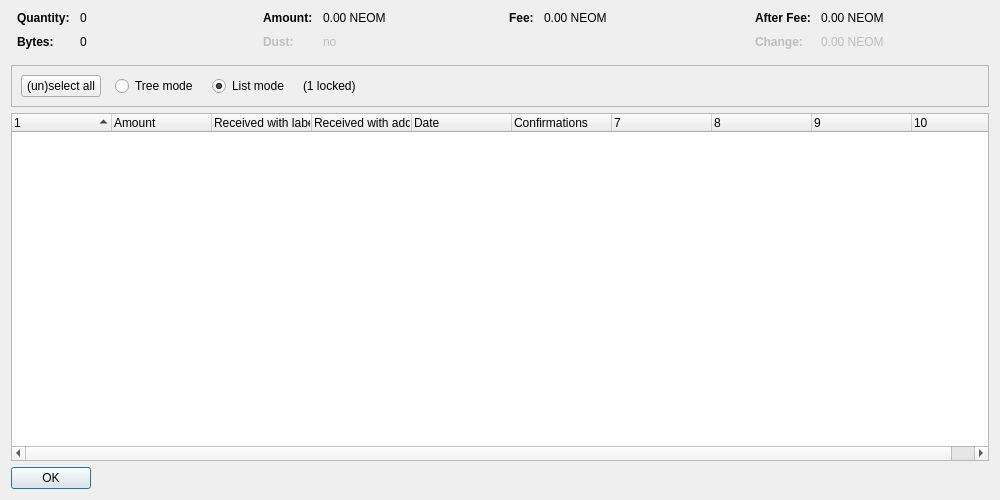
<?xml version="1.0" encoding="UTF-8"?>
<ui version="4.0">
 <class>CoinControlDialog</class>
 <widget class="QDialog" name="CoinControlDialog">
  <property name="geometry">
   <rect>
    <x>0</x>
    <y>0</y>
    <width>1000</width>
    <height>500</height>
   </rect>
  </property>
  <property name="windowTitle">
   <string>Coin Selection</string>
  </property>
  <layout class="QVBoxLayout" name="verticalLayout">
   <item>
    <layout class="QHBoxLayout" name="horizontalLayoutTop" stretch="0,0,0,0">
     <property name="topMargin">
      <number>0</number>
     </property>
     <property name="bottomMargin">
      <number>10</number>
     </property>
     <item>
      <layout class="QFormLayout" name="formLayoutCoinControl1">
       <property name="horizontalSpacing">
        <number>10</number>
       </property>
       <property name="verticalSpacing">
        <number>10</number>
       </property>
       <property name="leftMargin">
        <number>6</number>
       </property>
       <property name="rightMargin">
        <number>6</number>
       </property>
       <item row="0" column="0">
        <widget class="QLabel" name="labelCoinControlQuantityText">
         <property name="font">
          <font>
           <weight>75</weight>
           <bold>true</bold>
          </font>
         </property>
         <property name="text">
          <string>Quantity:</string>
         </property>
        </widget>
       </item>
       <item row="0" column="1">
        <widget class="QLabel" name="labelCoinControlQuantity">
         <property name="cursor">
          <cursorShape>IBeamCursor</cursorShape>
         </property>
         <property name="contextMenuPolicy">
          <enum>Qt::ActionsContextMenu</enum>
         </property>
         <property name="text">
          <string notr="true">0</string>
         </property>
         <property name="textInteractionFlags">
          <set>Qt::LinksAccessibleByMouse|Qt::TextSelectableByKeyboard|Qt::TextSelectableByMouse</set>
         </property>
        </widget>
       </item>
       <item row="1" column="0">
        <widget class="QLabel" name="labelCoinControlBytesText">
         <property name="font">
          <font>
           <weight>75</weight>
           <bold>true</bold>
          </font>
         </property>
         <property name="text">
          <string>Bytes:</string>
         </property>
        </widget>
       </item>
       <item row="1" column="1">
        <widget class="QLabel" name="labelCoinControlBytes">
         <property name="cursor">
          <cursorShape>IBeamCursor</cursorShape>
         </property>
         <property name="contextMenuPolicy">
          <enum>Qt::ActionsContextMenu</enum>
         </property>
         <property name="text">
          <string notr="true">0</string>
         </property>
         <property name="textInteractionFlags">
          <set>Qt::LinksAccessibleByMouse|Qt::TextSelectableByKeyboard|Qt::TextSelectableByMouse</set>
         </property>
        </widget>
       </item>
      </layout>
     </item>
     <item>
      <layout class="QFormLayout" name="formLayoutCoinControl2">
       <property name="horizontalSpacing">
        <number>10</number>
       </property>
       <property name="verticalSpacing">
        <number>10</number>
       </property>
       <property name="leftMargin">
        <number>6</number>
       </property>
       <property name="rightMargin">
        <number>6</number>
       </property>
       <item row="0" column="0">
        <widget class="QLabel" name="labelCoinControlAmountText">
         <property name="font">
          <font>
           <weight>75</weight>
           <bold>true</bold>
          </font>
         </property>
         <property name="text">
          <string>Amount:</string>
         </property>
        </widget>
       </item>
       <item row="0" column="1">
        <widget class="QLabel" name="labelCoinControlAmount">
         <property name="cursor">
          <cursorShape>IBeamCursor</cursorShape>
         </property>
         <property name="contextMenuPolicy">
          <enum>Qt::ActionsContextMenu</enum>
         </property>
         <property name="text">
          <string notr="true">0.00 NEOM</string>
         </property>
         <property name="textInteractionFlags">
          <set>Qt::LinksAccessibleByMouse|Qt::TextSelectableByKeyboard|Qt::TextSelectableByMouse</set>
         </property>
        </widget>
       </item>
       <item row="1" column="0">
        <widget class="QLabel" name="labelCoinControlLowOutputText">
         <property name="enabled">
          <bool>false</bool>
         </property>
         <property name="font">
          <font>
           <weight>75</weight>
           <bold>true</bold>
          </font>
         </property>
         <property name="text">
          <string>Dust:</string>
         </property>
        </widget>
       </item>
       <item row="1" column="1">
        <widget class="QLabel" name="labelCoinControlLowOutput">
         <property name="enabled">
          <bool>false</bool>
         </property>
         <property name="cursor">
          <cursorShape>IBeamCursor</cursorShape>
         </property>
         <property name="contextMenuPolicy">
          <enum>Qt::ActionsContextMenu</enum>
         </property>
         <property name="text">
          <string notr="true">no</string>
         </property>
         <property name="textInteractionFlags">
          <set>Qt::LinksAccessibleByMouse|Qt::TextSelectableByKeyboard|Qt::TextSelectableByMouse</set>
         </property>
        </widget>
       </item>
      </layout>
     </item>
     <item>
      <layout class="QFormLayout" name="formLayoutCoinControl3">
       <property name="horizontalSpacing">
        <number>10</number>
       </property>
       <property name="verticalSpacing">
        <number>10</number>
       </property>
       <property name="leftMargin">
        <number>6</number>
       </property>
       <property name="rightMargin">
        <number>6</number>
       </property>
       <item row="0" column="0">
        <widget class="QLabel" name="labelCoinControlFeeText">
         <property name="font">
          <font>
           <weight>75</weight>
           <bold>true</bold>
          </font>
         </property>
         <property name="text">
          <string>Fee:</string>
         </property>
        </widget>
       </item>
       <item row="0" column="1">
        <widget class="QLabel" name="labelCoinControlFee">
         <property name="cursor">
          <cursorShape>IBeamCursor</cursorShape>
         </property>
         <property name="contextMenuPolicy">
          <enum>Qt::ActionsContextMenu</enum>
         </property>
         <property name="text">
          <string notr="true">0.00 NEOM</string>
         </property>
         <property name="textInteractionFlags">
          <set>Qt::LinksAccessibleByMouse|Qt::TextSelectableByKeyboard|Qt::TextSelectableByMouse</set>
         </property>
        </widget>
       </item>
      </layout>
     </item>
     <item>
      <layout class="QFormLayout" name="formLayoutCoinControl4">
       <property name="horizontalSpacing">
        <number>10</number>
       </property>
       <property name="verticalSpacing">
        <number>10</number>
       </property>
       <property name="leftMargin">
        <number>6</number>
       </property>
       <property name="rightMargin">
        <number>6</number>
       </property>
       <item row="0" column="0">
        <widget class="QLabel" name="labelCoinControlAfterFeeText">
         <property name="font">
          <font>
           <weight>75</weight>
           <bold>true</bold>
          </font>
         </property>
         <property name="text">
          <string>After Fee:</string>
         </property>
        </widget>
       </item>
       <item row="0" column="1">
        <widget class="QLabel" name="labelCoinControlAfterFee">
         <property name="cursor">
          <cursorShape>IBeamCursor</cursorShape>
         </property>
         <property name="contextMenuPolicy">
          <enum>Qt::ActionsContextMenu</enum>
         </property>
         <property name="text">
          <string notr="true">0.00 NEOM</string>
         </property>
         <property name="textInteractionFlags">
          <set>Qt::LinksAccessibleByMouse|Qt::TextSelectableByKeyboard|Qt::TextSelectableByMouse</set>
         </property>
        </widget>
       </item>
       <item row="1" column="0">
        <widget class="QLabel" name="labelCoinControlChangeText">
         <property name="enabled">
          <bool>false</bool>
         </property>
         <property name="font">
          <font>
           <weight>75</weight>
           <bold>true</bold>
          </font>
         </property>
         <property name="text">
          <string>Change:</string>
         </property>
        </widget>
       </item>
       <item row="1" column="1">
        <widget class="QLabel" name="labelCoinControlChange">
         <property name="enabled">
          <bool>false</bool>
         </property>
         <property name="cursor">
          <cursorShape>IBeamCursor</cursorShape>
         </property>
         <property name="contextMenuPolicy">
          <enum>Qt::ActionsContextMenu</enum>
         </property>
         <property name="text">
          <string notr="true">0.00 NEOM</string>
         </property>
         <property name="textInteractionFlags">
          <set>Qt::LinksAccessibleByMouse|Qt::TextSelectableByKeyboard|Qt::TextSelectableByMouse</set>
         </property>
        </widget>
       </item>
      </layout>
     </item>
    </layout>
   </item>
   <item>
    <widget class="QFrame" name="frame">
     <property name="minimumSize">
      <size>
       <width>0</width>
       <height>40</height>
      </size>
     </property>
     <property name="frameShape">
      <enum>QFrame::StyledPanel</enum>
     </property>
     <property name="frameShadow">
      <enum>QFrame::Sunken</enum>
     </property>
     <layout class="QHBoxLayout" name="horizontalLayout">
      <item>
       <layout class="QHBoxLayout" name="horizontalLayoutPanel" stretch="0,0,0,0,0">
        <property name="spacing">
         <number>14</number>
        </property>
        <item>
         <widget class="QPushButton" name="pushButtonSelectAll">
          <property name="sizePolicy">
           <sizepolicy hsizetype="Maximum" vsizetype="Fixed">
            <horstretch>0</horstretch>
            <verstretch>0</verstretch>
           </sizepolicy>
          </property>
          <property name="text">
           <string>(un)select all</string>
          </property>
          <property name="autoDefault">
           <bool>false</bool>
          </property>
         </widget>
        </item>
        <item>
         <widget class="QRadioButton" name="radioTreeMode">
          <property name="sizePolicy">
           <sizepolicy hsizetype="Maximum" vsizetype="Fixed">
            <horstretch>0</horstretch>
            <verstretch>0</verstretch>
           </sizepolicy>
          </property>
          <property name="text">
           <string>Tree mode</string>
          </property>
         </widget>
        </item>
        <item>
         <widget class="QRadioButton" name="radioListMode">
          <property name="sizePolicy">
           <sizepolicy hsizetype="Maximum" vsizetype="Fixed">
            <horstretch>0</horstretch>
            <verstretch>0</verstretch>
           </sizepolicy>
          </property>
          <property name="text">
           <string>List mode</string>
          </property>
          <property name="checked">
           <bool>true</bool>
          </property>
         </widget>
        </item>
        <item>
         <widget class="QLabel" name="labelLocked">
          <property name="text">
           <string notr="true">(1 locked)</string>
          </property>
         </widget>
        </item>
        <item>
         <spacer name="horizontalSpacer">
          <property name="orientation">
           <enum>Qt::Horizontal</enum>
          </property>
          <property name="sizeHint" stdset="0">
           <size>
            <width>40</width>
            <height>20</height>
           </size>
          </property>
         </spacer>
        </item>
       </layout>
      </item>
     </layout>
    </widget>
   </item>
   <item>
    <widget class="CoinControlTreeWidget" name="treeWidget">
     <property name="contextMenuPolicy">
      <enum>Qt::CustomContextMenu</enum>
     </property>
     <property name="sortingEnabled">
      <bool>false</bool>
     </property>
     <property name="columnCount">
      <number>10</number>
     </property>
     <attribute name="headerShowSortIndicator" stdset="0">
      <bool>true</bool>
     </attribute>
     <attribute name="headerStretchLastSection">
      <bool>false</bool>
     </attribute>
     <column>
      <property name="text">
       <string/>
      </property>
     </column>
     <column>
      <property name="text">
       <string>Amount</string>
      </property>
     </column>
     <column>
      <property name="text">
       <string>Received with label</string>
      </property>
     </column>
     <column>
      <property name="text">
       <string>Received with address</string>
      </property>
     </column>
     <column>
      <property name="text">
       <string>Date</string>
      </property>
     </column>
     <column>
      <property name="text">
       <string>Confirmations</string>
      </property>
      <property name="toolTip">
       <string>Confirmed</string>
      </property>
     </column>
     <column>
      <property name="text">
       <string/>
      </property>
     </column>
     <column>
      <property name="text">
       <string/>
      </property>
     </column>
     <column>
      <property name="text">
       <string/>
      </property>
     </column>
     <column>
      <property name="text">
       <string/>
      </property>
     </column>
    </widget>
   </item>
   <item>
    <widget class="QDialogButtonBox" name="buttonBox">
     <property name="sizePolicy">
      <sizepolicy hsizetype="Maximum" vsizetype="Fixed">
       <horstretch>0</horstretch>
       <verstretch>0</verstretch>
      </sizepolicy>
     </property>
     <property name="orientation">
      <enum>Qt::Horizontal</enum>
     </property>
     <property name="standardButtons">
      <set>QDialogButtonBox::Ok</set>
     </property>
    </widget>
   </item>
  </layout>
 </widget>
 <customwidgets>
  <customwidget>
   <class>CoinControlTreeWidget</class>
   <extends>QTreeWidget</extends>
   <header>qt/coincontroltreewidget.h</header>
  </customwidget>
 </customwidgets>
 <resources/>
 <connections/>
</ui>
